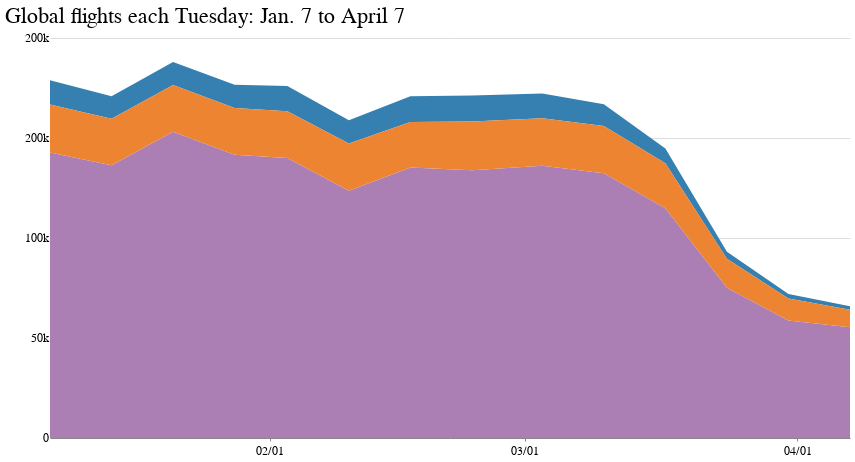

This figure's notebook cell:
### Code cell
all_flights_chart_desktop = alt.Chart(flights_us_eu_global_melt).mark_area(size=4,color='#006D8F').encode(
    x=alt.X('date:T', title='', axis=alt.Axis(grid=False, tickCount=6, format='%m/%d')),
    y=alt.Y('flights:Q', title='', axis=alt.Axis(domainOpacity=0, tickSize=0, grid=True, tickCount=6, format='.0s'),
                             sort=alt.EncodingSortField(
                                field="location",
                                op="sum",
                                order="ascending")),
    color=alt.Color('location:N', legend=None)
).properties(width=800, height=400,
    title='Global flights each Tuesday: Jan. 7 to April 7'
)

all_flights_chart_desktop.configure_view(strokeOpacity=0)

### Figure 1 — Vega-Lite specification as saved in the notebook (floating-point values rounded to 4 significant figures)
{"config": {"view": {"width": 800, "height": 450, "strokeOpacity": 0}, "background": "#ffffff", "title": {"anchor": "start", "font": "Benton Gothic Bold, sans", "fontColor": "#000000", "fontSize": 22, "fontWeight": "normal"}, "arc": {"fill": "#82c6df"}, "area": {"fill": "#82c6df"}, "line": {"stroke": "#82c6df", "strokeWidth": 3}, "path": {"stroke": "#82c6df"}, "rect": {"fill": "#82c6df"}, "shape": {"stroke": "#82c6df"}, "bar": {"fill": "#82c6df"}, "point": {"stroke": "#82c6df"}, "symbol": {"fill": "#82c6df", "size": 30}, "axis": {"titleFont": "Benton Gothic Bold, sans", "titleFontSize": 13, "titleFontWeight": "normal", "labelFont": "Benton Gothic, sans", "labelFontSize": 11.5, "labelFontWeight": "normal"}, "axisX": {"labelAngle": 0, "labelPadding": 4, "tickSize": 3}, "axisY": {"labelBaseline": "middle", "maxExtent": 45, "minExtent": 45, "tickSize": 2, "titleAlign": "left", "titleAngle": 0, "titleX": -45, "titleY": -11}, "legend": {"titleFont": "Benton Gothic Bold, sans", "titleFontSize": 13, "titleFontWeight": "normal", "symbolType": "square", "labelFont": "Benton Gothic, sans", "labelFontSize": 11.5}, "range": {"category": ["#3580b1", "#ec8431", "#ab7fb4", "#c89d29", "#adc839", "#829eb1"], "diverging": ["#e68a4f", "#f4bb6a", "#f9e39c", "#dadfe2", "#a6b7c6", "#849eae"], "heatmap": ["#fbf2c7", "#f9e39c", "#f8d36e", "#f4bb6a", "#e68a4f", "#d15a40", "#ab4232"], "ordinal": ["#fbf2c7", "#f9e39c", "#f8d36e", "#f4bb6a", "#e68a4f", "#d15a40", "#ab4232"], "ramp": ["#fbf2c7", "#f9e39c", "#f8d36e", "#f4bb6a", "#e68a4f", "#d15a40", "#ab4232"]}}, "data": {"name": "data-c35e743048414ff2399c2ce151d674bd"}, "mark": {"type": "area", "color": "#006D8F", "size": 4}, "encoding": {"color": {"type": "nominal", "field": "location", "legend": null}, "x": {"type": "temporal", "axis": {"format": "%m/%d", "grid": false, "tickCount": 6}, "field": "date", "title": ""}, "y": {"type": "quantitative", "axis": {"domainOpacity": 0, "format": ".0s", "grid": true, "tickCount": 6, "tickSize": 0}, "field": "flights", "sort": {"field": "location", "op": "sum", "order": "ascending"}, "title": ""}}, "height": 400, "title": "Global flights each Tuesday: Jan. 7 to April 7", "width": 800, "$schema": "https://vega.github.io/schema/vega-lite/v4.0.2.json", "datasets": {"data-c35e743048414ff2399c2ce151d674bd": [{"date": "2020-01-07T00:00:00", "location": "world", "flights": 142749}, {"date": "2020-01-14T00:00:00", "location": "world", "flights": 136423}, {"date": "2020-01-21T00:00:00", "location": "world", "flights": 153131}, {"date": "2020-01-28T00:00:00", "location": "world", "flights": 141610}, {"date": "2020-02-03T00:00:00", "location": "world", "flights": 139951}, {"date": "2020-02-10T00:00:00", "location": "world", "flights": 123656}, {"date": "2020-02-17T00:00:00", "location": "world", "flights": 135225}, {"date": "2020-02-24T00:00:00", "location": "world", "flights": 133909}, {"date": "2020-03-03T00:00:00", "location": "world", "flights": 136139}, {"date": "2020-03-10T00:00:00", "location": "world", "flights": 132367}, {"date": "2020-03-17T00:00:00", "location": "world", "flights": 114888}, {"date": "2020-03-24T00:00:00", "location": "world", "flights": 75092}, {"date": "2020-03-31T00:00:00", "location": "world", "flights": 58694}, {"date": "2020-04-07T00:00:00", "location": "world", "flights": 55421}, {"date": "2020-01-07T00:00:00", "location": "europe", "flights": 12076}, {"date": "2020-01-14T00:00:00", "location": "europe", "flights": 11285}, {"date": "2020-01-21T00:00:00", "location": "europe", "flights": 11542}, {"date": "2020-01-28T00:00:00", "location": "europe", "flights": 11668}, {"date": "2020-02-03T00:00:00", "location": "europe", "flights": 12598}, {"date": "2020-02-10T00:00:00", "location": "europe", "flights": 11593}, {"date": "2020-02-17T00:00:00", "location": "europe", "flights": 12892}, {"date": "2020-02-24T00:00:00", "location": "europe", "flights": 12990}, {"date": "2020-03-03T00:00:00", "location": "europe", "flights": 12270}, {"date": "2020-03-10T00:00:00", "location": "europe", "flights": 10815}, {"date": "2020-03-17T00:00:00", "location": "europe", "flights": 7333}, {"date": "2020-03-24T00:00:00", "location": "europe", "flights": 3533}, {"date": "2020-03-31T00:00:00", "location": "europe", "flights": 2243}, {"date": "2020-04-07T00:00:00", "location": "europe", "flights": 1652}, {"date": "2020-01-07T00:00:00", "location": "usa", "flights": 24023}, {"date": "2020-01-14T00:00:00", "location": "usa", "flights": 23160}, {"date": "2020-01-21T00:00:00", "location": "usa", "flights": 23334}, {"date": "2020-01-28T00:00:00", "location": "usa", "flights": 23336}, {"date": "2020-02-03T00:00:00", "location": "usa", "flights": 23431}, {"date": "2020-02-10T00:00:00", "location": "usa", "flights": 23568}, {"date": "2020-02-17T00:00:00", "location": "usa", "flights": 22793}, {"date": "2020-02-24T00:00:00", "location": "usa", "flights": 24314}, {"date": "2020-03-03T00:00:00", "location": "usa", "flights": 23788}, {"date": "2020-03-10T00:00:00", "location": "usa", "flights": 23691}, {"date": "2020-03-17T00:00:00", "location": "usa", "flights": 22529}, {"date": "2020-03-24T00:00:00", "location": "usa", "flights": 14494}, {"date": "2020-03-31T00:00:00", "location": "usa", "flights": 11006}, {"date": "2020-04-07T00:00:00", "location": "usa", "flights": 8743}]}}
